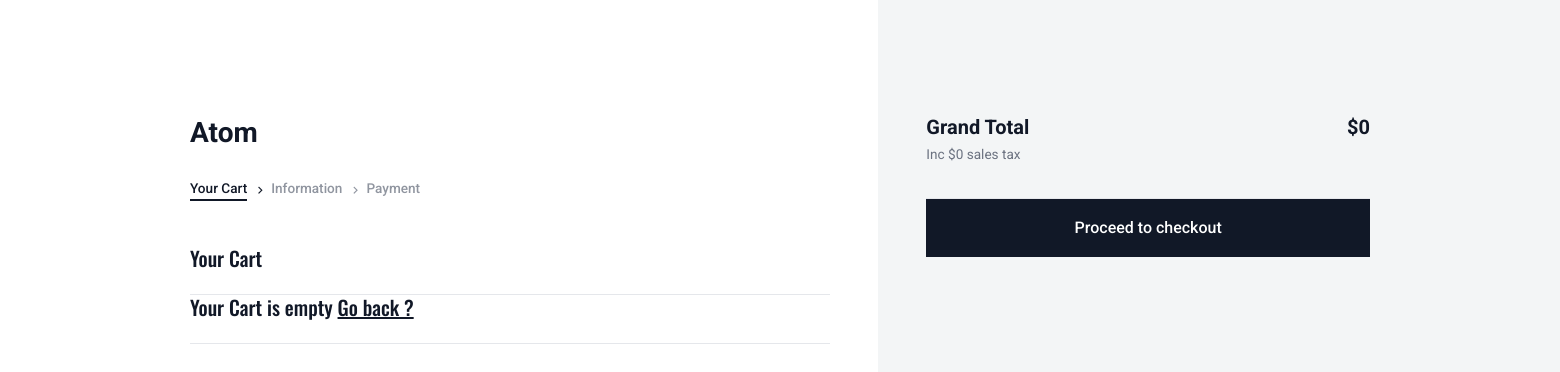
/cart/, run on an earlier commit of the app's database.
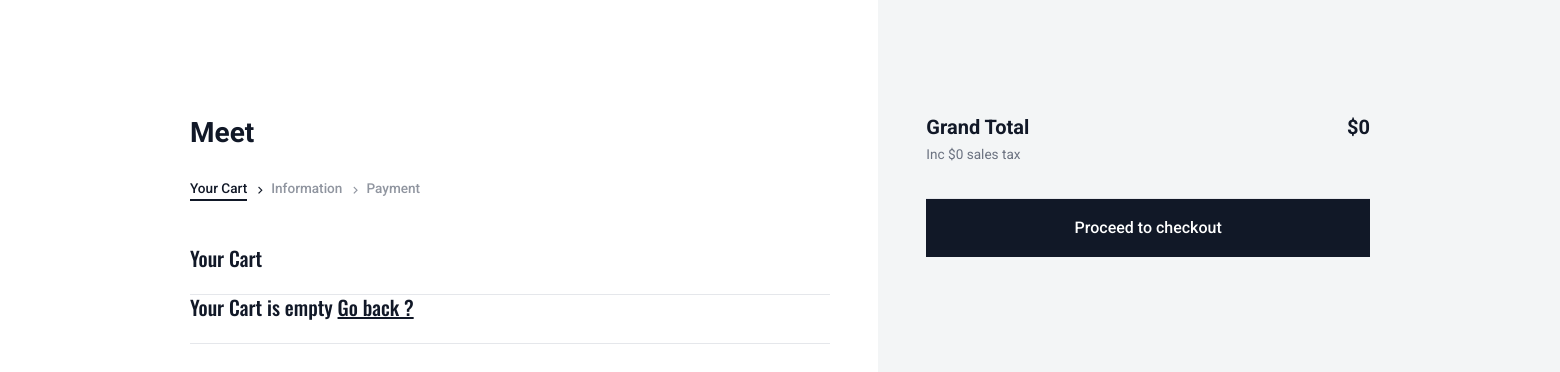
And on a later commit of the database.
### administrator/models.py (models this page shows, shortened)
class SiteSettings(models.Model):
    sites_name=models.CharField(max_length=100)
    email=models.EmailField(max_length=256)
    linkedin=models.CharField(max_length=256)
    shopify=models.CharField(max_length=256)
    facebook=models.CharField(max_length=256)
    instagram=models.CharField(max_length=256)
    twitter=models.CharField(max_length=256)
    phone=models.CharField(max_length=20)
    map=models.CharField(max_length=1000)

### clients/cart.py (the view)
# urls.py: path('cart/', cart.view_cart, name="View Cart"),
def view_cart(request):
    return render(request, 'clients/cart.html')

### templates/clients/cart.html (shortened to what this page needs)
{%load static %}
<!DOCTYPE html>
<html lang="en">
<head>
    {%include './css.html' %}
</head>
<body>
<section class="mt-0">
    <div class="container">
        <div class="row g-0 vh-lg-100">
            <div class="col-12 col-lg-7 pt-5 pt-lg-10">
                <div class="pe-lg-5">
                    <a class="navbar-brand fw-bold fs-3 flex-shrink-0 mx-0 px-0" href="/">
                            {{site_name}}
                        </a>
                        {%include './checkout_nav.html'%}
                     <div class="mt-5">
                        <h3 class="fs-5 fw-bolder mb-0 border-bottom pb-4">Your Cart</h3>
                        <div class="table-responsive">
                            <table class="table align-middle">
                                <tbody class="border-0">
                                   {%include './cart_item.html'%}
                                </tbody>
                            </table>
                        </div>
                    </div>
                </div>
            </div>
            <div class="col-12 col-lg-5 bg-light pt-lg-10 aside-checkout pb-5 pb-lg-0 my-5 my-lg-0">
                <div class="p-4 py-lg-0 pe-lg-0 ps-lg-5">
                    <div class="pb-4 border-bottom">
                        <div class="d-flex flex-column flex-md-row justify-content-md-between mb-4 mb-md-2">
                            <div>
                                <p class="m-0 fw-bold fs-5">Grand Total</p>
                                <span class="text-muted small">Inc ${{total_tax}} sales tax</span>
                            </div>
                            <p class="m-0 fs-5 fw-bold">${{total_price}}</p>
                        </div>
                    </div>
                    <a href="/checkout/information" class="btn btn-dark w-100 text-center" role="button">Proceed to checkout</a>                    </div>
            </div>
        </div>
    </div>
</section>
</html>

What changed in the data, as far as the page shows it:
added SiteSettings: sites_name "Meet"
Also different on the page:
{{ site_name }}: "Atom" → (not shown)
